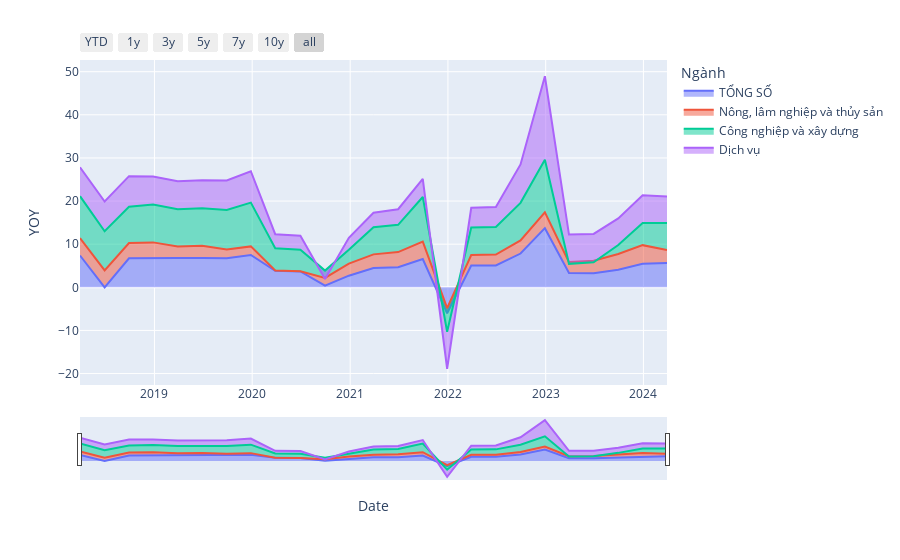

The notebook cell this image was saved under:
### Code cell
import pandas as pd
import plotly.express as px
import plotly.graph_objects as go

df_show = dfs_gdp_ss[
    (
        (dfs_gdp_ss["Ngành"] == "TỔNG SỐ")
        | (dfs_gdp_ss["Ngành"] == "Nông, lâm nghiệp và thủy sản")
        | (dfs_gdp_ss["Ngành"] == "Công nghiệp và xây dựng")
        | (dfs_gdp_ss["Ngành"] == "Dịch vụ")
    )
]

fig = px.area(df_show, x="Date", y="YOY", color="Ngành")

fig.update_xaxes(
    rangeslider_visible=True,
    rangeselector=dict(
        buttons=[
            dict(count=1, label="YTD", step="year", stepmode="todate"),
            dict(count=1, label="1y", step="year", stepmode="backward"),
            dict(count=3, label="3y", step="year", stepmode="backward"),
            dict(count=5, label="5y", step="year", stepmode="backward"),
            dict(count=7, label="7y", step="year", stepmode="backward"),
            dict(count=10, label="10y", step="year", stepmode="backward"),
            dict(step="all"),
        ]
    ),
)

fig.show()

### Figure 1 — Plotly figure (JSON) as saved in the notebook; plotly's stock layout.template omitted (floating-point values rounded to 4 significant figures)
{"data": [{"fillpattern": {"shape": ""}, "hovertemplate": "Ngành=TỔNG SỐ<br>Date=%{x}<br>YOY=%{y}<extra></extra>", "legendgroup": "TỔNG SỐ", "line": {"color": "#636efa"}, "marker": {"symbol": "circle"}, "mode": "lines", "name": "TỔNG SỐ", "orientation": "v", "showlegend": true, "stackgroup": "1", "type": "scatter", "x": ["2024-03-29T00:00:00", "2023-12-29T00:00:00", "2023-09-29T00:00:00", "2023-06-29T00:00:00", "2023-03-29T00:00:00", "2022-12-29T00:00:00", "2022-09-29T00:00:00", "2022-06-29T00:00:00", "2022-03-29T00:00:00", "2021-12-29T00:00:00", "2021-09-29T00:00:00", "2021-06-29T00:00:00", "2021-03-29T00:00:00", "2020-12-27T00:00:00", "2020-09-29T00:00:00", "2020-06-29T00:00:00", "2020-03-27T00:00:00", "2019-12-27T00:00:00", "2019-09-28T00:00:00", "2019-06-28T00:00:00", "2019-03-29T00:00:00", "2018-12-27T00:00:00", "2018-09-28T00:00:00", "2018-03-29T00:00:00"], "xaxis": "x", "y": [5.658, 5.47, 4.051, 3.275, 3.319, 13.71, 7.829, 5.053, 5.032, -6.025, 6.571, 4.65, 4.48, 2.691, 0.3874, 3.682, 3.821, 7.484, 6.734, 6.822, 6.793, 6.823, 6.733, 7.378], "yaxis": "y"}, {"fillpattern": {"shape": ""}, "hovertemplate": "Ngành=Nông, lâm nghiệp và thủy sản<br>Date=%{x}<br>YOY=%{y}<extra></extra>", "legendgroup": "Nông, lâm nghiệp và thủy sản", "line": {"color": "#EF553B"}, "marker": {"symbol": "circle"}, "mode": "lines", "name": "Nông, lâm nghiệp và thủy sản", "orientation": "v", "showlegend": true, "stackgroup": "1", "type": "scatter", "x": ["2024-03-29T00:00:00", "2023-12-29T00:00:00", "2023-09-29T00:00:00", "2023-06-29T00:00:00", "2023-03-29T00:00:00", "2022-12-29T00:00:00", "2022-09-29T00:00:00", "2022-06-29T00:00:00", "2022-03-29T00:00:00", "2021-12-29T00:00:00", "2021-09-29T00:00:00", "2021-06-29T00:00:00", "2021-03-29T00:00:00", "2020-12-27T00:00:00", "2020-09-29T00:00:00", "2020-06-29T00:00:00", "2020-03-27T00:00:00", "2019-12-27T00:00:00", "2019-09-28T00:00:00", "2019-06-28T00:00:00", "2019-03-29T00:00:00", "2018-12-27T00:00:00", "2018-09-28T00:00:00", "2018-06-29T00:00:00", "2018-03-29T00:00:00"], "xaxis": "x", "y": [2.979, 4.305, 3.659, 2.897, 2.524, 3.691, 3.051, 2.531, 2.448, 1.196, 4.008, 3.508, 3.16, 2.793, 1.798, 0.03823, 0.07644, 2.005, 2.044, 2.808, 2.68, 3.594, 3.536, 3.93, 4.051], "yaxis": "y"}, {"fillpattern": {"shape": ""}, "hovertemplate": "Ngành=Công nghiệp và xây dựng<br>Date=%{x}<br>YOY=%{y}<extra></extra>", "legendgroup": "Công nghiệp và xây dựng", "line": {"color": "#00cc96"}, "marker": {"symbol": "circle"}, "mode": "lines", "name": "Công nghiệp và xây dựng", "orientation": "v", "showlegend": true, "stackgroup": "1", "type": "scatter", "x": ["2024-03-29T00:00:00", "2023-12-29T00:00:00", "2023-09-29T00:00:00", "2023-06-29T00:00:00", "2023-03-29T00:00:00", "2022-12-29T00:00:00", "2022-09-29T00:00:00", "2022-06-29T00:00:00", "2022-03-29T00:00:00", "2021-12-29T00:00:00", "2021-09-29T00:00:00", "2021-06-29T00:00:00", "2021-03-29T00:00:00", "2020-12-27T00:00:00", "2020-09-29T00:00:00", "2020-06-29T00:00:00", "2020-03-27T00:00:00", "2019-12-27T00:00:00", "2019-09-28T00:00:00", "2019-06-28T00:00:00", "2019-03-29T00:00:00", "2018-12-27T00:00:00", "2018-09-28T00:00:00", "2018-06-29T00:00:00", "2018-03-29T00:00:00"], "xaxis": "x", "y": [6.282, 5.16, 2.099, -0.3548, -0.4043, 12.19, 8.704, 6.408, 6.383, -5.486, 10.36, 6.327, 6.3, 3.2, 1.692, 4.996, 5.154, 10.16, 9.138, 8.676, 8.633, 8.763, 8.401, 9.068, 9.702], "yaxis": "y"}, {"fillpattern": {"shape": ""}, "hovertemplate": "Ngành=Dịch vụ<br>Date=%{x}<br>YOY=%{y}<extra></extra>", "legendgroup": "Dịch vụ", "line": {"color": "#ab63fa"}, "marker": {"symbol": "circle"}, "mode": "lines", "name": "Dịch vụ", "orientation": "v", "showlegend": true, "stackgroup": "1", "type": "scatter", "x": ["2024-03-29T00:00:00", "2023-12-29T00:00:00", "2023-09-29T00:00:00", "2023-06-29T00:00:00", "2023-03-29T00:00:00", "2022-12-29T00:00:00", "2022-09-29T00:00:00", "2022-06-29T00:00:00", "2022-03-29T00:00:00", "2021-12-29T00:00:00", "2021-09-29T00:00:00", "2021-06-29T00:00:00", "2021-03-29T00:00:00", "2020-12-27T00:00:00", "2020-09-29T00:00:00", "2020-06-29T00:00:00", "2020-03-27T00:00:00", "2019-12-27T00:00:00", "2019-09-28T00:00:00", "2019-06-28T00:00:00", "2019-03-29T00:00:00", "2018-12-27T00:00:00", "2018-09-28T00:00:00", "2018-06-29T00:00:00", "2018-03-29T00:00:00"], "xaxis": "x", "y": [6.116, 6.426, 6.173, 6.561, 6.788, 19.34, 8.916, 4.642, 4.579, -8.571, 4.221, 3.619, 3.34, 2.799, -1.935, 3.257, 3.266, 7.276, 6.852, 6.496, 6.496, 6.537, 7.108, 6.902, 6.699], "yaxis": "y"}], "layout": {"legend": {"title": {"text": "Ngành"}, "tracegroupgap": 0}, "margin": {"t": 60}, "xaxis": {"anchor": "y", "domain": [0, 1], "rangeselector": {"buttons": [{"count": 1, "label": "YTD", "step": "year", "stepmode": "todate"}, {"count": 1, "label": "1y", "step": "year", "stepmode": "backward"}, {"count": 3, "label": "3y", "step": "year", "stepmode": "backward"}, {"count": 5, "label": "5y", "step": "year", "stepmode": "backward"}, {"count": 7, "label": "7y", "step": "year", "stepmode": "backward"}, {"count": 10, "label": "10y", "step": "year", "stepmode": "backward"}, {"step": "all"}]}, "rangeslider": {"visible": true}, "title": {"text": "Date"}}, "yaxis": {"anchor": "x", "domain": [0, 1], "title": {"text": "YOY"}}}}
